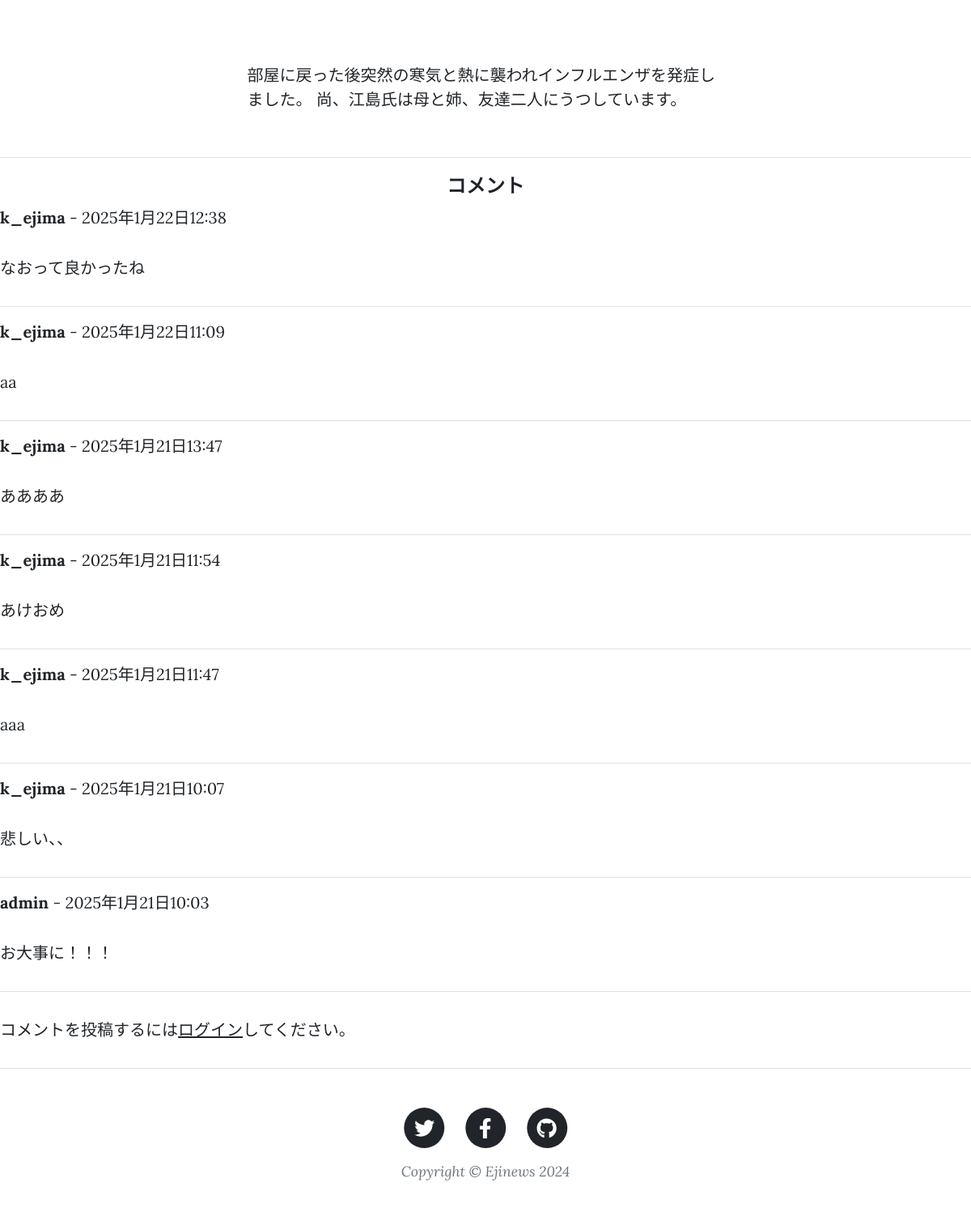
The page /news-detail/6 (lower part) on the database as committed earlier.
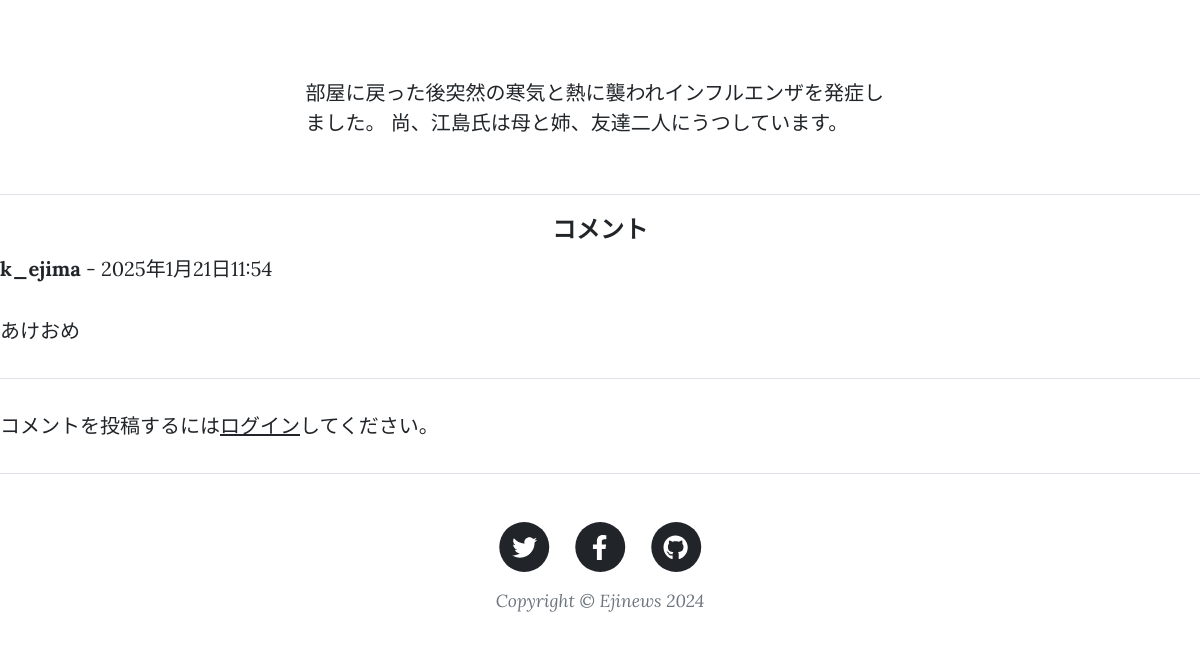
The same page on the database as committed later.
### Ejinews/models.py (models this page shows, shortened)
class AddNews(models.Model):
    CATEGORY = (('government','政治,経済'),
                ('entertainment','エンターテインメント'),
                ('sports','スポーツ'),
                )
    title = models.CharField(
        verbose_name='タイトル',
        max_length=200
    )
    content = models.TextField(
        verbose_name='本文'
    )
    posted_at = models.DateTimeField(
        verbose_name='投稿日時',
        auto_now_add=True
    )
    category = models.CharField(
        verbose_name='ジャンル',
        max_length=50,
        choices=CATEGORY
    )

class Comment(models.Model):
    news = models.ForeignKey(AddNews, on_delete=models.CASCADE, related_name='comments')  # ニュース記事への外部キー
    user = models.ForeignKey(settings.AUTH_USER_MODEL, on_delete=models.CASCADE)  # ユーザーへの外部キー
    content = models.TextField(verbose_name='コメント')  # コメント内容
    posted_at = models.DateTimeField(auto_now_add=True)  # コメントの投稿日時

### accounts/models.py (models this page shows)
class CustomUser(AbstractUser):
    pass

### Ejinews/views.py (the view)
# urls.py: path('news-detail/<int:pk>', views.NewsDetail.as_view(), name='news_detail'),
class NewsDetail(DetailView):
    template_name = 'post.html'
    model = AddNews
    def get_context_data(self, **kwargs):
        context = super().get_context_data(**kwargs)
        context['comments'] = Comment.objects.filter(news=self.object).order_by('-posted_at')
        context['form'] = CommentForm()
        return context

### Ejinews/templates/post.html (shortened to what this page needs)
{% extends 'base.html' %}
{% load static %}
{% block contents %}
<article class="mb-4">
    <div class="container px-4 px-lg-5">
        <div class="row gx-4 gx-lg-5 justify-content-center">
            <div class="col-md-10 col-lg-8 col-xl-7">
                <p>{{ object.content }}</p>
            </div>
        </div>
    </div>
</article>
<hr>
<h2 class="comments-heading">コメント</h2>
<div>
    {% for comment in comments %}
    <div>
        <strong>{{ comment.user.username }}</strong> - {{ comment.posted_at }}<br>
        <p>{{ comment.content }}</p>
    </div>
    <hr>
    {% empty %}
    <p>コメントはまだありません。</p>
    {% endfor %}
</div>
{% if user.is_authenticated %}
<form method="post" action="{% url 'Ejinews:add_comment' news_id=object.id %}">
    {% csrf_token %}
    <div class="form-group">
        {{ form.as_p }}
    </div>
    <button type="submit_comment">コメントを投稿</button>
</form>
{% else %}
<p>コメントを投稿するには<a href="{% url 'accounts:login' %}">ログイン</a>してください。</p>
{% endif %}
{% endblock %}

### Ejinews/templates/base.html (shortened to what this page needs)
{% load static %}
<!DOCTYPE html>
<html lang="ja">
<head>
    <link href="{% static 'css/styles.css' %}" rel="stylesheet" />
</head>
<body>
    {% block contents %}{% endblock %}
    <footer class="border-top">
        <div class="container px-4 px-lg-5">
            <div class="row gx-4 gx-lg-5 justify-content-center">
                <div class="col-md-10 col-lg-8 col-xl-7">
                    <ul class="list-inline text-center">
                        <li class="list-inline-item">
                            <a href="https://twitter.com/?lang=ja">
                                <span class="fa-stack fa-lg">
                                    <i class="fas fa-circle fa-stack-2x"></i>
                                    <i class="fab fa-twitter fa-stack-1x fa-inverse"></i>
                                </span>
                            </a>
                        </li>
                        <li class="list-inline-item">
                            <a href="https://www.facebook.com/?locale=ja_JP">
                                <span class="fa-stack fa-lg">
                                    <i class="fas fa-circle fa-stack-2x"></i>
                                    <i class="fab fa-facebook-f fa-stack-1x fa-inverse"></i>
                                </span>
                            </a>
                        </li>
                        <li class="list-inline-item">
                            <a href="https://github.co.jp/">
                                <span class="fa-stack fa-lg">
                                    <i class="fas fa-circle fa-stack-2x"></i>
                                    <i class="fab fa-github fa-stack-1x fa-inverse"></i>
                                </span>
                            </a>
                        </li>
                    </ul>
                    <div class="small text-center text-muted fst-italic">Copyright &copy; Ejinews 2024</div>
                </div>
            </div>
        </div>
    </footer>
</body>
</html>

Rows that differ between the two databases and show on the page:
removed Comment: user.username "k_ejima", posted_at "2025年1月22日12:38", content "なおって良かったね"
removed Comment: user.username "k_ejima", posted_at "2025年1月22日11:09", content "aa"
removed Comment: user.username "k_ejima", posted_at "2025年1月21日13:47", content "ああああ"
removed Comment: user.username "k_ejima", posted_at "2025年1月21日11:47", content "aaa"
removed Comment: user.username "k_ejima", posted_at "2025年1月21日10:07", content "悲しい、、"
removed Comment: user.username "admin", posted_at "2025年1月21日10:03", content "お大事に！！！"
